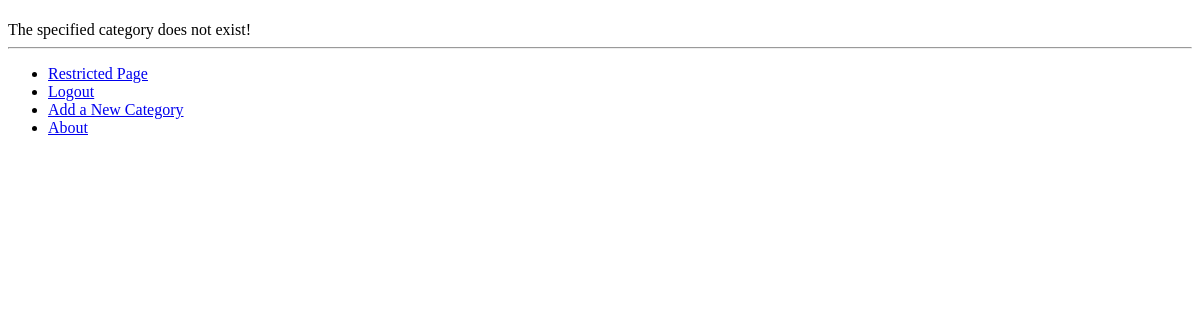
/rango/category/nodesjs (signed in), run on an earlier commit of the app's database.
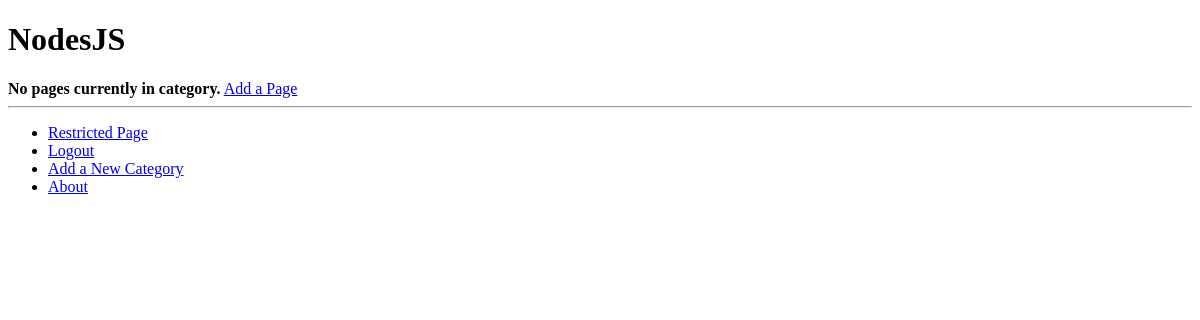
And on a later commit of the database.
### rango/models.py (models this page shows, shortened)
class Category(models.Model):
	name = models.CharField(max_length=128, unique=True)
	views = models.IntegerField(default=0)
	likes = models.IntegerField(default=0)
	slug = models.SlugField(unique=True)
	class Meta:
		verbose_name_plural = "Categories"

### rango/views.py (the view)
# urls.py: url(r'^category/(?P<category_name_slug>\w+)$', views.category, name='category'),
def category(request, category_name_slug):
    context_dict = {}
    try:
        category = Category.objects.get(slug=category_name_slug)
        context_dict['category_name'] = category.name
        pages = Page.objects.filter(category=category)
        context_dict['pages'] = pages
        context_dict['category'] = category
        context_dict['category_name_slug'] = category_name_slug
    except Category.DoesNotExist:
        pass
    return render(request, 'rango/category.html', context_dict)

### tango_with_django/templates/rango/category.html (shortened to what this page needs)
<!DOCTYPE html>
{% extends 'base.html' %}
{% load staticfiles %}
{% block body_block %}
        <h1>{{ category_name }}</h1>
        {% if category %}
            {% if pages %}
            <ul>
                {% for page in pages %}
                <li><a href="{{ page.url }}">{{ page.title }}</a></li>
                {% endfor %}
            </ul>
            {% else %}
                <strong>No pages currently in category.</strong>
            {% endif %}
        {% if user.is_authenticated %}
        <a href="/rango/category/{{}category.slug}/add_page/">Add a Page</a>
        {% endif %}
        {% else %}
            The specified category {{ category_name }} does not exist!
        {% endif %}
        {% endblock %}

What changed in the data, as far as the page shows it:
added Category: name "NodesJS"
Also different on the page:
text no longer shown: "The specified category does not exist!"
text now shown: "No pages currently in category. Add a Page"
